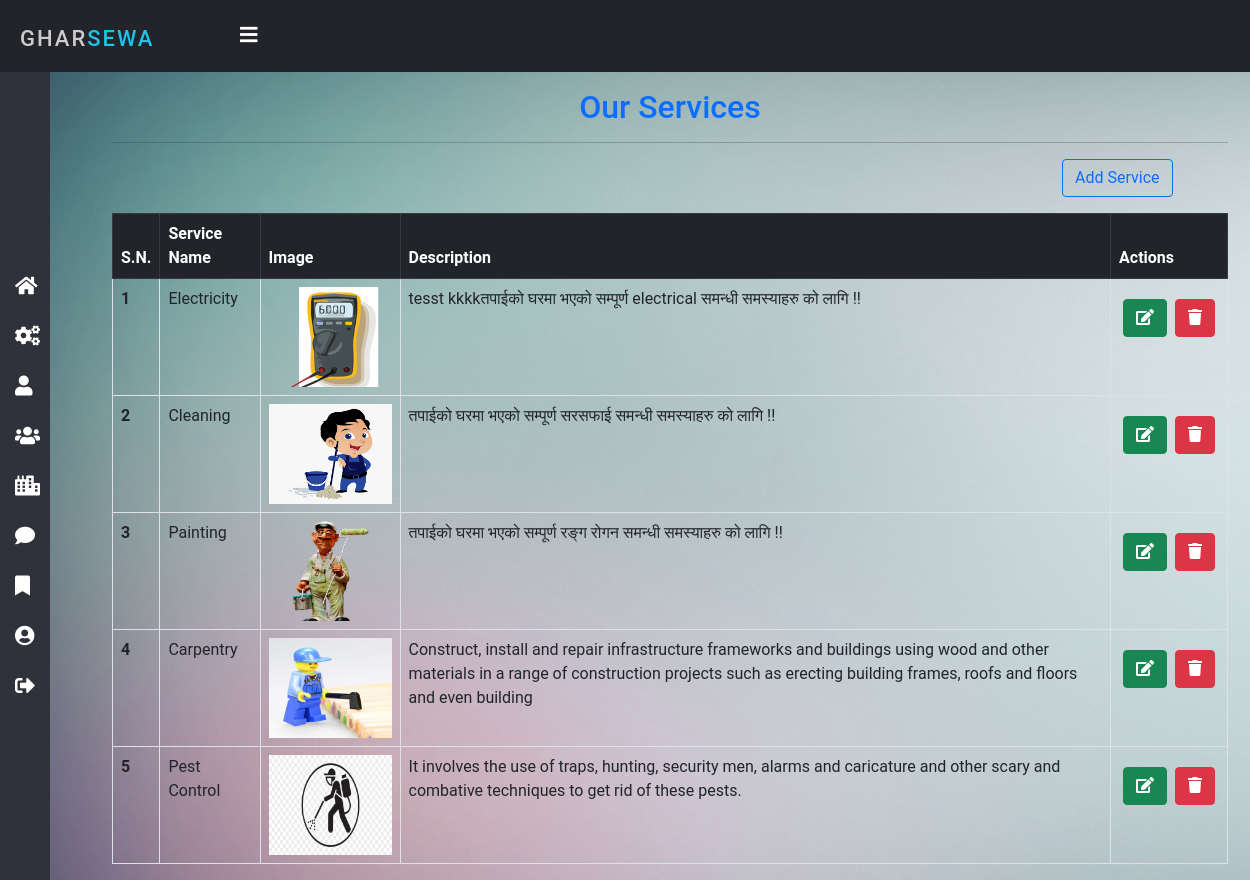
The app's page /all_services/ (signed in) with its own data.
### home/models.py (models this page shows, shortened)
class Service(models.Model):
    service_id = models.AutoField(primary_key=True)
    service_name = models.CharField(max_length=50)
    service_desc = models.TextField()
    image = models.FileField(null=True)
    pub_date = models.DateField(auto_now_add=True)

### home/views.py (the view)
# urls.py: path('all_services/', views.allServices, name= 'allservices'),
@login_required(login_url='login')
def allServices(request):
    if not request.user.is_staff:
        return redirect('error')
    services = Service.objects.all()
    return render(request, 'admin/allservices.html', {'services': services})

### templates/admin/allservices.html (shortened to what this page needs)
{% extends 'admin/admin_nav.html' %}
{% block body %}
<div class="container mt-2">
    <h2 class="text-center mb-3 text-primary">Our Services</h2>
    <hr>
    <div class="row">
        <div class="col-md-10"> &nbsp;</div>
        <div class="col-md-2">
            <a href="{% url 'add_service' %}" class="btn btn-outline-primary mb-3">Add Service</a>
        </div>
    </div>
    <table class="table table-hover table-bordered">
        <thead class="table-dark">
            <tr>
                <th scope="col">S.N.</th>
                <th scope="col">Service Name</th>
                <th scope="col">Image</th>
                <th scope="col">Description</th>
                <th scope="col" colspan="2">Actions</th>
            </tr>
        </thead>
        <tbody>
            {% for i in services %}
            <tr>
                <th scope="row">{{forloop.counter}}</th>
                <td>{{i.service_name}}</td>
                <td>
                    <img src="{{i.image.url}}" width="123px" height="100px" class="image-thumbnail"
                        alt="{{i.service_name}}">
                </td>
                <td>{{i.service_desc}}</td>
                <td style="width:100px">
                    <div class="d-flex mt-2">
                        <a href="{% url 'editservices' i.service_id %}" class="m-1">
                            <button class="btn btn-success"><i class="fa fa-edit"></i></button></a>
                        <a href="{% url 'deleteService' i.service_id %}" class="m-1">
                            <button class="btn btn-danger" onclick="return confirm('Are you sure?')">
                                <i class="fa fa-trash"></i>
                            </button>
                        </a>
                    </div>
                </td>
            </tr>
            {% endfor %}
        </tbody>
    </table>
</div>
{% endblock %}

### static/css/admin_style.css (style rules this page uses)
* { margin: 0; padding: 0; box-sizing: border-box; font-family: "Roboto", sans-serif; }
body { background-image: url('/static/img/bg.jpg'); overflow-x: hidden; }

### records on screen
Service: service_name "Electricity", image (picture), service_desc "tesst kkkkतपाईको घरमा भएको सम्पूर्ण electrical समन्धी समस्याहरु को लागि !!"
Service: service_name "Cleaning", image (picture), service_desc "तपाईको घरमा भएको सम्पूर्ण सरसफाई समन्धी समस्याहरु को लागि !!"
Service: service_name "Painting", image (picture), service_desc "तपाईको घरमा भएको सम्पूर्ण रङ्ग रोगन समन्धी समस्याहरु को लागि !!"
Service: service_name "Carpentry", image (picture), service_desc "Construct, install and repair infrastructure frameworks and buildings using wood and other materials in a range of construction projects such as erecting building frames, roofs and floors and even building"
Service: service_name "Pest Control", image (picture), service_desc "It involves the use of traps, hunting, security men, alarms and caricature and other scary and combative techniques to get rid of these pests."
